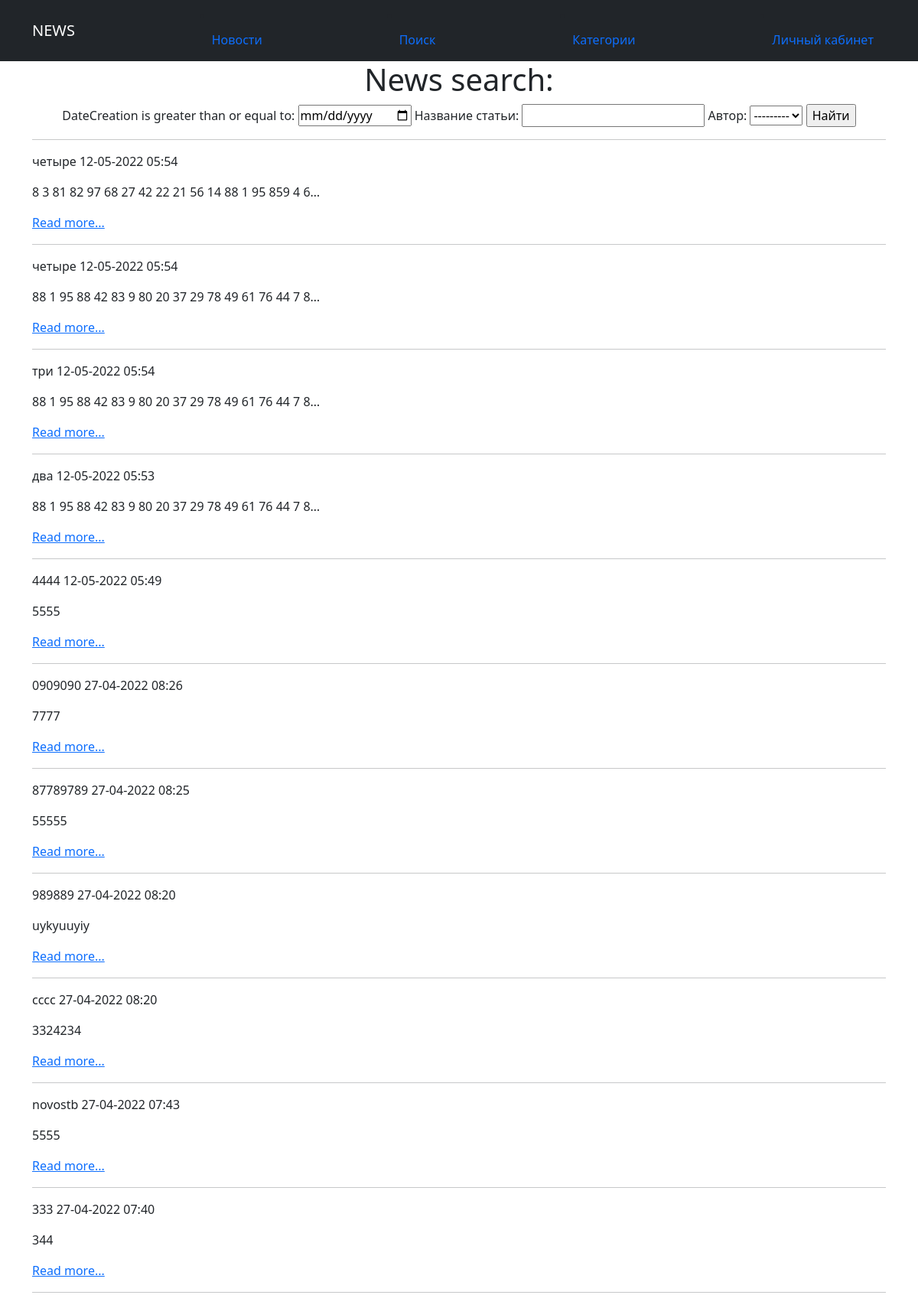
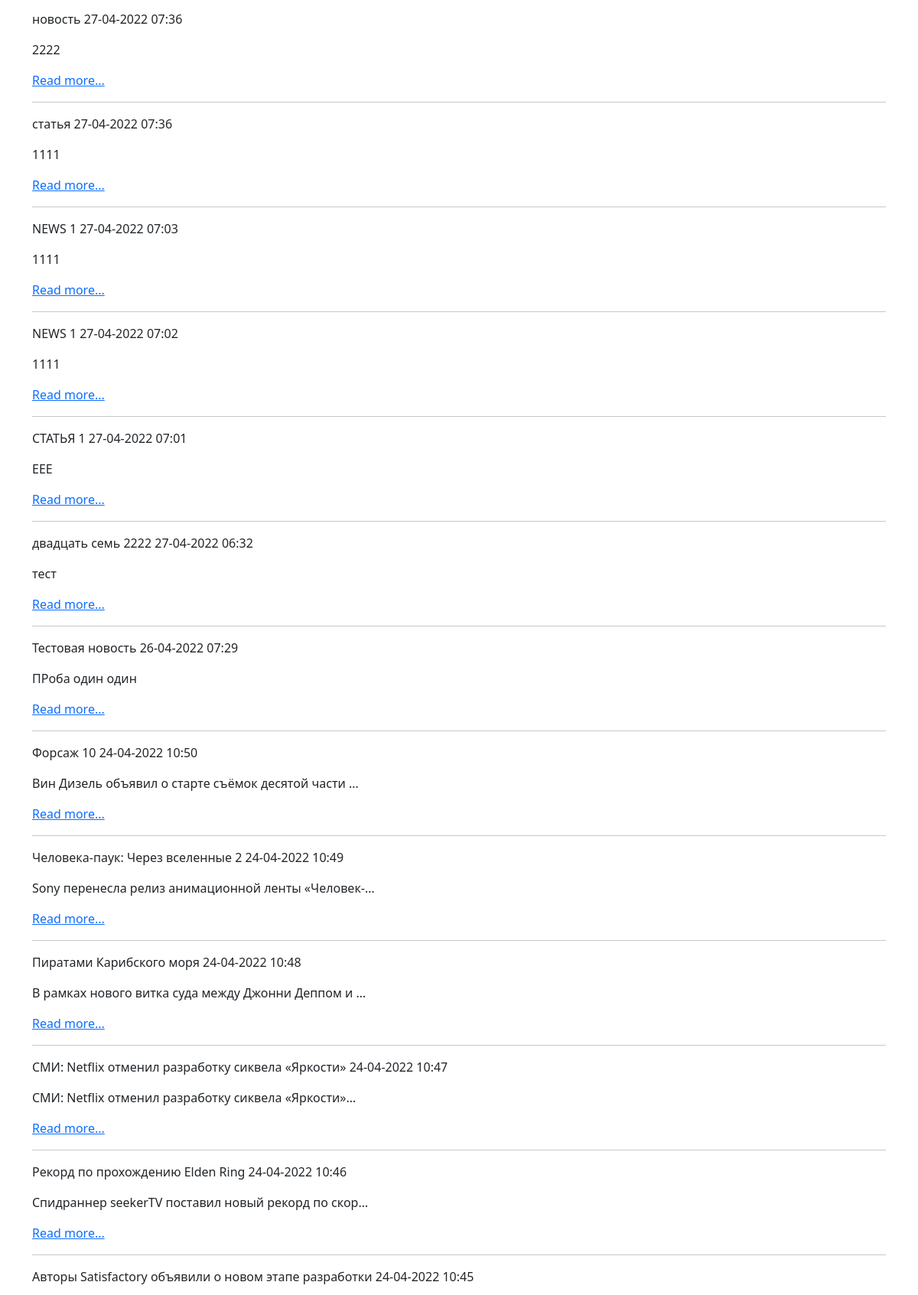
The app's page /news/search/ (upper part) with its own data (2 pictures, top to bottom).
### news/models.py (models this page shows, shortened)
class Post(models.Model):
    author = models.ForeignKey(Author, on_delete=models.CASCADE)
    NEWS = 'NW'
    ARTICLE = 'AR'
    CATEGORY_CHOISES = (
        (NEWS, 'Новость'),
        (ARTICLE, "Статья"),
    )
    categoryType = models.CharField(max_length=2, choices=CATEGORY_CHOISES, default=ARTICLE)
    dateCreation = models.DateTimeField(auto_now_add=True) #автоматически добавляемая дата и время создания
    postCategory = models.ManyToManyField(Category, through="PostCategory") #связь «многие ко многим» с моделью Category - добавить (с дополнительной моделью PostCategory)
    title = models.CharField(max_length=128) # доработать может не тот тип заголовок статьи/новости
    text = models.TextField()  # доработать текст статьи/новости
    rating = models.SmallIntegerField(default=0)  # доработать рейтинг статьи/новости

### news/views.py (the view)
# urls.py: path('search/', PostSearchView.as_view()),
class PostSearchView(ListView):
    model = Post  # указываем модель, объекты которой мы будем выводить
    template_name = 'search.html'  # указываем имя шаблона, в котором будет лежать HTML, в котором будут все инструкции о том, как именно пользователю должны вывестись наши объекты
    context_object_name = 'NewsSearch'
    paginate_by = 10  # поставим постраничный вывод в 10 элементов
    ordering = ['-id']
    queryset = Post.objects.all()  # Default: Model.objects.all()
    def get_filter(self):
        return PostSearch(self.request.GET, queryset=super().get_queryset())
    def get_queryset(self):
        return self.get_filter().qs
    def get_context_data(self, **kwargs):
        return {
            **super().get_context_data(**kwargs),
            'filter': self.get_filter(),
        }

### news/models.py (called while the page is built)
    def __str__(self):
        return f'{self.authorUser}'

### news/templatetags/custom_filters.py (called while the page is built)
@register.filter()
def censor(value):
   bad = ['понедельник', 'стране', 'песню', 'песня']
   for i in bad:
      if i.find(value):
         value = value.replace(i[1::], "*" * len(i))
   return f'{value}'

### templates/search.html (shortened to what this page needs)
{% extends 'flatpages/default.html' %}
{% load custom_filters %}
{% block content %}
<h1>News search:</h1>
<form method="GET">
    {{ filter.form }}
    <input type="submit" value="Найти">
</form>
    <div align="left">
        <hr>
        {% for obj in filter.qs %}
            <p>{{ obj.title|censor }} {{ obj.dateCreation|date:'d-m-Y h:i'}}</p>
            <p>{{ obj.text|truncatechars:50|censor }}</p>
            <a href="../{{ new.pk }}">Read more...</a>
            <hr>
        {% empty %}
            <p>Новостей нет!</p>
        {% endfor %}
    </div>
{% endblock content %}

### records on screen
Post: title|censor "четыре", dateCreation "12-05-2022 05:54", text|censor "8 3 81 82 97 68 27 42 22 21 56 14 88 1 95 859 4 6…"
Post: title|censor "четыре", dateCreation "12-05-2022 05:54", text|censor "88 1 95 88 42 83 9 80 20 37 29 78 49 61 76 44 7 8…"
Post: title|censor "три", dateCreation "12-05-2022 05:54", text|censor "88 1 95 88 42 83 9 80 20 37 29 78 49 61 76 44 7 8…"
Post: title|censor "два", dateCreation "12-05-2022 05:53", text|censor "88 1 95 88 42 83 9 80 20 37 29 78 49 61 76 44 7 8…"
Post: title|censor "4444", dateCreation "12-05-2022 05:49", text|censor "5555"
Post: title|censor "0909090", dateCreation "27-04-2022 08:26", text|censor "7777"
Post: title|censor "87789789", dateCreation "27-04-2022 08:25", text|censor "55555"
Post: title|censor "989889", dateCreation "27-04-2022 08:20", text|censor "uykyuuyiy"
Post: title|censor "cccc", dateCreation "27-04-2022 08:20", text|censor "3324234"
Post: title|censor "novostb", dateCreation "27-04-2022 07:43", text|censor "5555"
Post: title|censor "333", dateCreation "27-04-2022 07:40", text|censor "344"
Post: title|censor "новость", dateCreation "27-04-2022 07:36", text|censor "2222"
Post: title|censor "статья", dateCreation "27-04-2022 07:36", text|censor "1111"
Post: title|censor "NEWS 1", dateCreation "27-04-2022 07:03", text|censor "1111"
Post: title|censor "NEWS 1", dateCreation "27-04-2022 07:02", text|censor "1111"
Post: title|censor "СТАТЬЯ 1", dateCreation "27-04-2022 07:01", text|censor "ЕЕЕ"
Post: title|censor "двадцать семь 2222", dateCreation "27-04-2022 06:32", text|censor "тест"
Post: title|censor "Тестовая новость", dateCreation "26-04-2022 07:29", text|censor "ПРоба один один"
Post: title|censor "Форсаж 10", dateCreation "24-04-2022 10:50", text|censor "Вин Дизель объявил о старте съёмок десятой части …"
Post: title|censor "Человека-паук: Через вселенные 2", dateCreation "24-04-2022 10:49", text|censor "Sony перенесла релиз анимационной ленты «Человек-…"
Post: title|censor "Пиратами Карибского моря", dateCreation "24-04-2022 10:48", text|censor "В рамках нового витка суда между Джонни Деппом и …"
Post: title|censor "СМИ: Netflix отменил разработку сиквела «Яркости»", dateCreation "24-04-2022 10:47", text|censor "СМИ: Netflix отменил разработку сиквела «Яркости»…"
Post: title|censor "Рекорд по прохождению Elden Ring", dateCreation "24-04-2022 10:46", text|censor "Спидраннер seekerTV поставил новый рекорд по скор…"
Post: title|censor "Авторы Satisfactory объявили о новом этапе разработки", dateCreation "24-04-2022 10:45"
